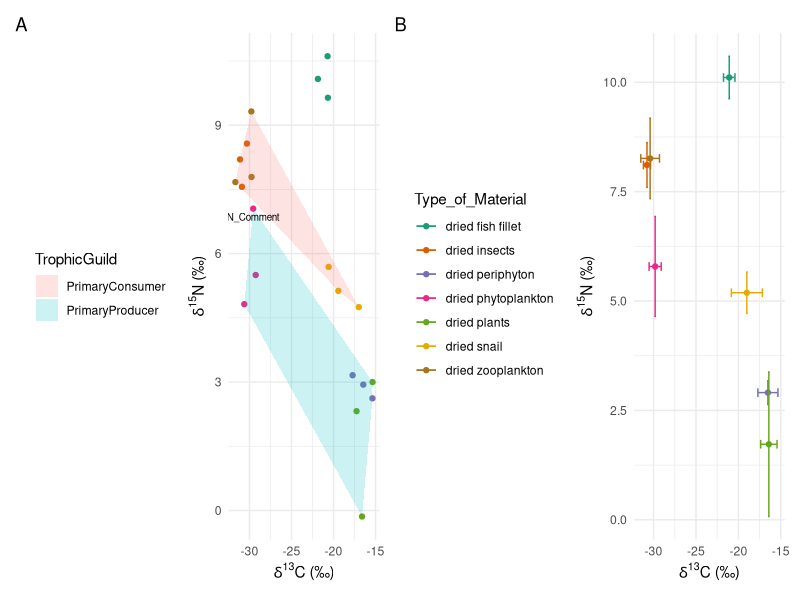
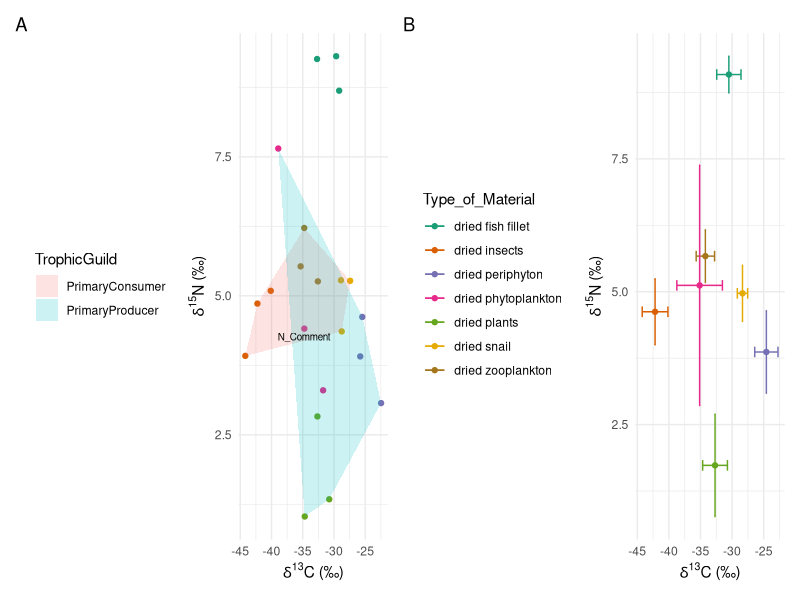
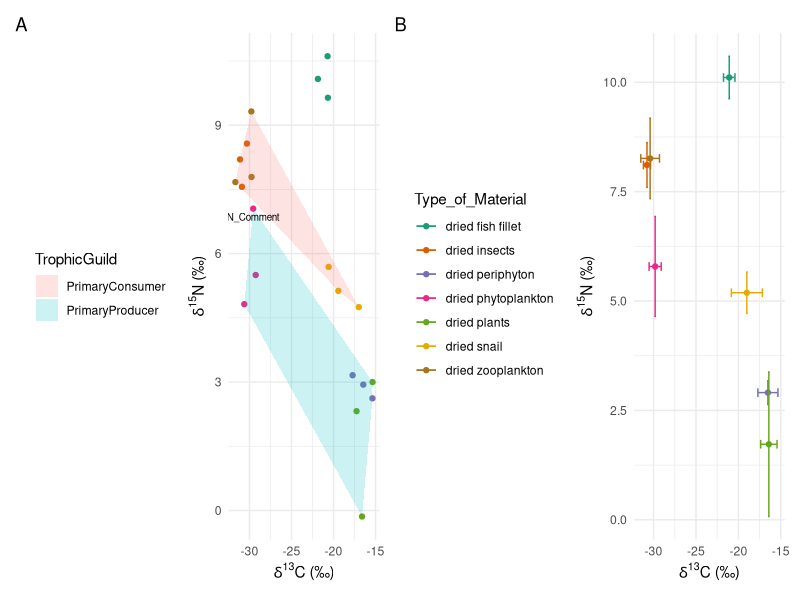
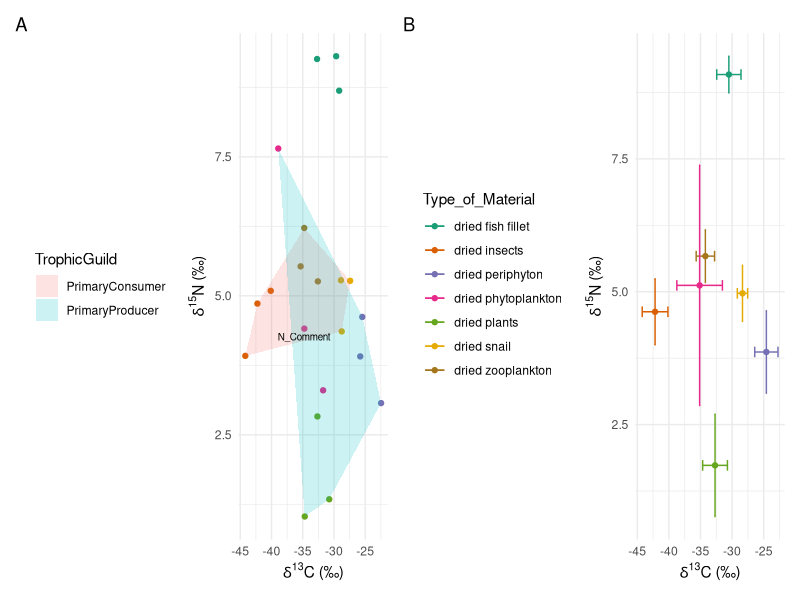

Recreate these plots in R, in order.
# This script takes preliminary C & N isotope data from Angle and Killarny lakes
# and plots them


### Libraries ####
library(tidyverse) # this package is for data wrangling and tidying
library(ggplot2) # this package is for plotting
library(patchwork) # this package is for making multipanel plots
library(RColorBrewer) #this package is for the 7 different categories


### Clean the data ####
alldata.messy <-read_csv("AngKilCN.csv")
head(alldata.messy)

#First I need to go through the sample ID
# and add a column to separate the lakes by a unique ID.
alldata.messy[grep("ANG", alldata.messy$Sample_ID),"Lake"] <- "Angle"
alldata.messy[grep("KIL", alldata.messy$Sample_ID),"Lake"] <- "Killarney"


# If we want polygons, we need a way to categorize the data. 
alldata.messy[grep("phytoplankton", alldata.messy$Type_of_Material),"TrophicGuild"] <- "PrimaryProducer"
alldata.messy[grep("periphyton", alldata.messy$Type_of_Material),"TrophicGuild"] <- "PrimaryProducer"
alldata.messy[grep("plants", alldata.messy$Type_of_Material),"TrophicGuild"] <- "PrimaryProducer"
alldata.messy[grep("insects", alldata.messy$Type_of_Material),"TrophicGuild"] <- "PrimaryConsumer"
alldata.messy[grep("snail", alldata.messy$Type_of_Material),"TrophicGuild"] <- "PrimaryConsumer"
alldata.messy[grep("zooplankton", alldata.messy$Type_of_Material),"TrophicGuild"] <- "PrimaryConsumer"
alldata.messy[grep("fish", alldata.messy$Type_of_Material),"TrophicGuild"] <- "Top Consumer"

#I'm going to make different data sets for each lake.

#Angle
AngleCN <- alldata.messy %>% 
  select(Sample_ID, Type_of_Material, d13C_VPDB, d15N_air, Lake, TrophicGuild) %>% 
  filter(Lake == "Angle")

#consolidate these values into a mean and SD
summaryANG <- AngleCN %>% 
  group_by(Type_of_Material) %>% 
  summarize(aveC = mean(d13C_VPDB),
            aveN = mean(d15N_air),
            sdC = sd(d13C_VPDB),
            sdN = sd(d15N_air))

# If we want polygons, we need a way to categorize the data. 
summaryANG[grep("phytoplankton", summaryANG$Type_of_Material),"TrophicGuild"] <- "PrimaryProducer"
summaryANG[grep("periphyton", summaryANG$Type_of_Material),"TrophicGuild"] <- "PrimaryProducer"
summaryANG[grep("plants", summaryANG$Type_of_Material),"TrophicGuild"] <- "PrimaryProducer"
summaryANG[grep("insects", summaryANG$Type_of_Material),"TrophicGuild"] <- "PrimaryConsumer"
summaryANG[grep("snail", summaryANG$Type_of_Material),"TrophicGuild"] <- "PrimaryConsumer"
summaryANG[grep("zooplankton", summaryANG$Type_of_Material),"TrophicGuild"] <- "PrimaryConsumer"
summaryANG[grep("fish", summaryANG$Type_of_Material),"TrophicGuild"] <- "Top Consumer"

#Killarney
KilCN <- alldata.messy %>% 
  select(Sample_ID, Type_of_Material, d13C_VPDB, d15N_air, Lake, TrophicGuild) %>% 
  filter(Lake == "Killarney")

summaryKIL <-KilCN %>% group_by(Type_of_Material) %>% 
  summarize(aveC = mean(d13C_VPDB),
            aveN = mean(d15N_air),
            sdC = sd(d13C_VPDB),
            sdN = sd(d15N_air))

summaryKIL[grep("phytoplankton", summaryKIL$Type_of_Material),"TrophicGuild"] <- "PrimaryProducer"
summaryKIL[grep("periphyton", summaryKIL$Type_of_Material),"TrophicGuild"] <- "PrimaryProducer"
summaryKIL[grep("plants", summaryKIL$Type_of_Material),"TrophicGuild"] <- "PrimaryProducer"
summaryKIL[grep("insects", summaryKIL$Type_of_Material),"TrophicGuild"] <- "PrimaryConsumer"
summaryKIL[grep("snail", summaryKIL$Type_of_Material),"TrophicGuild"] <- "PrimaryConsumer"
summaryKIL[grep("zooplankton", summaryKIL$Type_of_Material),"TrophicGuild"] <- "PrimaryConsumer"
summaryKIL[grep("fish", summaryKIL$Type_of_Material),"TrophicGuild"] <- "Top Consumer"

##Plots ####

# Angel Lake
# Extract a vector that is a convex hull of the points according to category.
pp<-AngleCN %>% filter(TrophicGuild == "PrimaryProducer")
AngChull.pp<-pp[chull(pp$d13C_VPDB, pp$d15N_air),]
pc<-AngleCN %>% filter(TrophicGuild == "PrimaryConsumer")
AngChull.pc<-pc[chull(pc$d13C_VPDB, pc$d15N_air),]
AngChull <- bind_rows(AngChull.pp,AngChull.pc)

# all individual samples, plotted with a convex hull around the values for 
# primary producers and primary consumers
A1<-ggplot(data = AngleCN, aes(x = d13C_VPDB, 
                           y = d15N_air, 
                           color = Type_of_Material)) +
  geom_point() +
  scale_color_brewer(palette = "Dark2") +
  geom_polygon(data=AngChull, 
               aes(x=d13C_VPDB, y=d15N_air, 
                   group = TrophicGuild,  
                   fill = TrophicGuild), 
               alpha = 0.2,
               linetype = "blank") +
  theme_minimal() +
  labs(x = expression(paste(delta^{13}, "C (\u2030)")),
       y = expression(paste(delta^{15}, "N (\u2030)"))) +
  annotate(geom="text", x=-29.56, y=7.05, label="N_Comment",
           color="black", cex = 2.5, vjust = 1.5)


#Also, just a simple plot with means and sds for each type of material sampled.
A2<-ggplot(data = summaryANG, 
       aes(x = aveC, 
           y = aveN, 
           color = Type_of_Material)) +
  geom_point() +
  scale_color_brewer(palette = "Dark2") +
  geom_errorbar(aes(xmin=aveC-sdC, xmax=aveC+sdC), width=.2,
                position=position_dodge(0.05)) +
  geom_errorbar(aes( ymin=aveN-sdN, ymax=aveN+sdN), width=.2,
                position=position_dodge(0.05)) +
  theme_minimal() +
  labs(x = expression(paste(delta^{13}, "C (\u2030)")),
       y = expression(paste(delta^{15}, "N (\u2030)"))) +
  theme(legend.position="left") 

A1<-A1 + guides(color = FALSE) + theme(legend.position="left")
A1 + A2 + plot_annotation(tag_levels = 'A')
ggsave("AngleLake.png", width = 13, height = 7, dpi = 300, units = "in", device='png')

# Repeat for Killarney
# Extract a vector that is a convex hull of the points according to category.
pp<-KilCN %>% filter(TrophicGuild == "PrimaryProducer")
KilChull.pp<-pp[chull(pp$d13C_VPDB, pp$d15N_air),]
pc<-KilCN %>% filter(TrophicGuild == "PrimaryConsumer")
KilChull.pc<-pc[chull(pc$d13C_VPDB, pc$d15N_air),]
KilChull <- bind_rows(KilChull.pp,KilChull.pc)

# all individual samples, plotted with a convex hull around the values for 
# primary producers and primary consumers
B1<-ggplot(data = KilCN, aes(x = d13C_VPDB, 
                               y = d15N_air, 
                               color = Type_of_Material)) +
  geom_point() +
  scale_color_brewer(palette = "Dark2") +
  geom_polygon(data=KilChull, 
               aes(x=d13C_VPDB, y=d15N_air, 
                   group = TrophicGuild,  
                   fill = TrophicGuild), 
               alpha = 0.2,
               linetype = "blank") +
  theme_minimal() +
  labs(x = expression(paste(delta^{13}, "C (\u2030)")),
       y = expression(paste(delta^{15}, "N (\u2030)"))) +
  annotate(geom="text", x=-34.75, y=4.41, label="N_Comment",
           color="black", cex = 2.5, vjust = 1.5)


#Also, just a simple plot with means and sds for each type of material sampled.
B2<-ggplot(data = summaryKIL, 
           aes(x = aveC, 
               y = aveN, 
               color = Type_of_Material)) +
  geom_point() +
  scale_color_brewer(palette = "Dark2") +
  geom_errorbar(aes(xmin=aveC-sdC, xmax=aveC+sdC), width=.2,
                position=position_dodge(0.05)) +
  geom_errorbar(aes( ymin=aveN-sdN, ymax=aveN+sdN), width=.2,
                position=position_dodge(0.05)) +
  theme_minimal() +
  labs(x = expression(paste(delta^{13}, "C (\u2030)")),
       y = expression(paste(delta^{15}, "N (\u2030)"))) +
  theme(legend.position="left")

B1<-B1 + guides(color = FALSE) + theme(legend.position="left")
B1 + B2 + plot_annotation(tag_levels = 'A')
ggsave("KillarneyLake.png", width = 13, height = 7, dpi = 300, units = "in", device='png')



